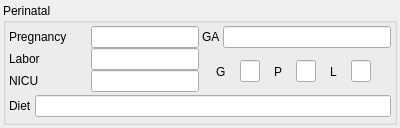
<?xml version="1.0" encoding="UTF-8"?>
<ui version="4.0">
 <class>w_perinatal</class>
 <widget class="QWidget" name="w_perinatal">
  <property name="geometry">
   <rect>
    <x>0</x>
    <y>0</y>
    <width>400</width>
    <height>128</height>
   </rect>
  </property>
  <property name="windowTitle">
   <string>Form</string>
  </property>
  <layout class="QGridLayout" name="gridLayout">
   <property name="leftMargin">
    <number>3</number>
   </property>
   <property name="topMargin">
    <number>3</number>
   </property>
   <property name="rightMargin">
    <number>3</number>
   </property>
   <property name="bottomMargin">
    <number>3</number>
   </property>
   <property name="spacing">
    <number>3</number>
   </property>
   <item row="0" column="0">
    <widget class="QGroupBox" name="natalBox">
     <property name="sizePolicy">
      <sizepolicy hsizetype="Preferred" vsizetype="Preferred">
       <horstretch>0</horstretch>
       <verstretch>0</verstretch>
      </sizepolicy>
     </property>
     <property name="minimumSize">
      <size>
       <width>0</width>
       <height>110</height>
      </size>
     </property>
     <property name="title">
      <string>Perinatal</string>
     </property>
     <layout class="QGridLayout" name="gridLayout_4">
      <property name="leftMargin">
       <number>3</number>
      </property>
      <property name="topMargin">
       <number>3</number>
      </property>
      <property name="rightMargin">
       <number>3</number>
      </property>
      <property name="bottomMargin">
       <number>3</number>
      </property>
      <property name="spacing">
       <number>3</number>
      </property>
      <item row="0" column="0">
       <layout class="QVBoxLayout" name="verticalLayout_5">
        <property name="spacing">
         <number>0</number>
        </property>
        <item>
         <layout class="QHBoxLayout" name="horizontalLayout_12">
          <item>
           <widget class="QLabel" name="pregLabel">
            <property name="text">
             <string>Pregnancy</string>
            </property>
           </widget>
          </item>
          <item>
           <widget class="xLineEdit" name="pregLine">
            <property name="sizePolicy">
             <sizepolicy hsizetype="Preferred" vsizetype="Fixed">
              <horstretch>0</horstretch>
              <verstretch>0</verstretch>
             </sizepolicy>
            </property>
           </widget>
          </item>
         </layout>
        </item>
        <item>
         <layout class="QHBoxLayout" name="horizontalLayout_13">
          <item>
           <widget class="QLabel" name="Laborlabel">
            <property name="text">
             <string>Labor</string>
            </property>
           </widget>
          </item>
          <item>
           <widget class="xLineEdit" name="laborLine">
            <property name="sizePolicy">
             <sizepolicy hsizetype="Preferred" vsizetype="Fixed">
              <horstretch>0</horstretch>
              <verstretch>0</verstretch>
             </sizepolicy>
            </property>
           </widget>
          </item>
         </layout>
        </item>
        <item>
         <layout class="QHBoxLayout" name="horizontalLayout_14">
          <item>
           <widget class="QLabel" name="NICUlabel">
            <property name="text">
             <string>NICU</string>
            </property>
           </widget>
          </item>
          <item>
           <widget class="xLineEdit" name="NICUline">
            <property name="sizePolicy">
             <sizepolicy hsizetype="Preferred" vsizetype="Fixed">
              <horstretch>0</horstretch>
              <verstretch>0</verstretch>
             </sizepolicy>
            </property>
           </widget>
          </item>
         </layout>
        </item>
       </layout>
      </item>
      <item row="0" column="1">
       <layout class="QVBoxLayout" name="verticalLayout_4">
        <item>
         <layout class="QHBoxLayout" name="horizontalLayout_15">
          <item>
           <widget class="QLabel" name="GAlabel">
            <property name="sizePolicy">
             <sizepolicy hsizetype="Fixed" vsizetype="Preferred">
              <horstretch>0</horstretch>
              <verstretch>0</verstretch>
             </sizepolicy>
            </property>
            <property name="text">
             <string>GA</string>
            </property>
           </widget>
          </item>
          <item>
           <widget class="xLineEdit" name="GAline">
            <property name="sizePolicy">
             <sizepolicy hsizetype="Preferred" vsizetype="Fixed">
              <horstretch>0</horstretch>
              <verstretch>0</verstretch>
             </sizepolicy>
            </property>
           </widget>
          </item>
         </layout>
        </item>
        <item>
         <widget class="QWidget" name="Gl" native="true">
          <layout class="QHBoxLayout" name="horizontalLayout_16">
           <property name="spacing">
            <number>0</number>
           </property>
           <property name="leftMargin">
            <number>0</number>
           </property>
           <property name="topMargin">
            <number>0</number>
           </property>
           <property name="rightMargin">
            <number>0</number>
           </property>
           <property name="bottomMargin">
            <number>0</number>
           </property>
           <item>
            <widget class="QLabel" name="label_5">
             <property name="sizePolicy">
              <sizepolicy hsizetype="Fixed" vsizetype="Preferred">
               <horstretch>0</horstretch>
               <verstretch>0</verstretch>
              </sizepolicy>
             </property>
             <property name="text">
              <string>G</string>
             </property>
            </widget>
           </item>
           <item>
            <widget class="xLineEdit" name="Gline">
             <property name="sizePolicy">
              <sizepolicy hsizetype="Preferred" vsizetype="Fixed">
               <horstretch>0</horstretch>
               <verstretch>0</verstretch>
              </sizepolicy>
             </property>
             <property name="maximumSize">
              <size>
               <width>20</width>
               <height>16777215</height>
              </size>
             </property>
            </widget>
           </item>
           <item>
            <widget class="QLabel" name="PL">
             <property name="sizePolicy">
              <sizepolicy hsizetype="Fixed" vsizetype="Preferred">
               <horstretch>0</horstretch>
               <verstretch>0</verstretch>
              </sizepolicy>
             </property>
             <property name="text">
              <string>P</string>
             </property>
            </widget>
           </item>
           <item>
            <widget class="xLineEdit" name="Pline">
             <property name="sizePolicy">
              <sizepolicy hsizetype="Fixed" vsizetype="Fixed">
               <horstretch>0</horstretch>
               <verstretch>0</verstretch>
              </sizepolicy>
             </property>
             <property name="maximumSize">
              <size>
               <width>20</width>
               <height>16777215</height>
              </size>
             </property>
            </widget>
           </item>
           <item>
            <widget class="QLabel" name="LL">
             <property name="sizePolicy">
              <sizepolicy hsizetype="Fixed" vsizetype="Preferred">
               <horstretch>0</horstretch>
               <verstretch>0</verstretch>
              </sizepolicy>
             </property>
             <property name="text">
              <string>L</string>
             </property>
            </widget>
           </item>
           <item>
            <widget class="xLineEdit" name="Lline">
             <property name="sizePolicy">
              <sizepolicy hsizetype="Fixed" vsizetype="Fixed">
               <horstretch>0</horstretch>
               <verstretch>0</verstretch>
              </sizepolicy>
             </property>
             <property name="maximumSize">
              <size>
               <width>20</width>
               <height>16777215</height>
              </size>
             </property>
            </widget>
           </item>
          </layout>
         </widget>
        </item>
       </layout>
      </item>
      <item row="1" column="0" colspan="2">
       <layout class="QHBoxLayout" name="horizontalLayout_17">
        <item>
         <widget class="QLabel" name="deitLabel">
          <property name="sizePolicy">
           <sizepolicy hsizetype="Fixed" vsizetype="Preferred">
            <horstretch>0</horstretch>
            <verstretch>0</verstretch>
           </sizepolicy>
          </property>
          <property name="text">
           <string>Diet</string>
          </property>
         </widget>
        </item>
        <item>
         <widget class="xLineEdit" name="dietLine">
          <property name="sizePolicy">
           <sizepolicy hsizetype="Preferred" vsizetype="Fixed">
            <horstretch>0</horstretch>
            <verstretch>0</verstretch>
           </sizepolicy>
          </property>
         </widget>
        </item>
       </layout>
      </item>
     </layout>
    </widget>
   </item>
  </layout>
 </widget>
 <customwidgets>
  <customwidget>
   <class>xLineEdit</class>
   <extends>QLineEdit</extends>
   <header>xlineedit.h</header>
  </customwidget>
 </customwidgets>
 <resources/>
 <connections/>
</ui>
